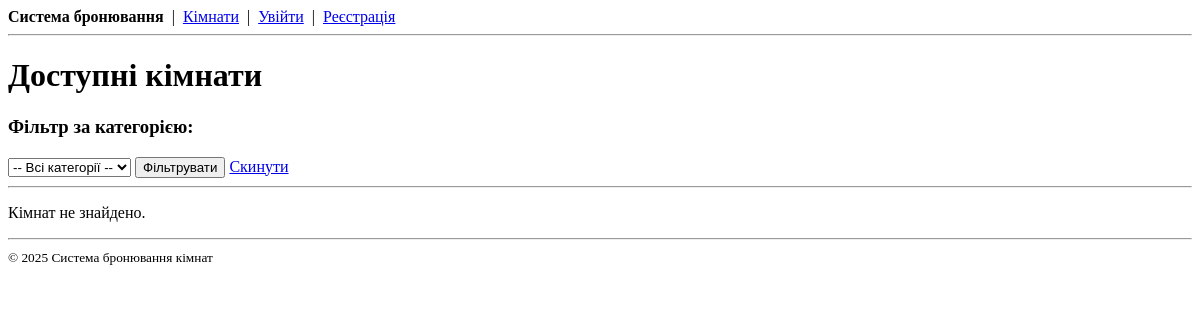
The app's page /, older data.
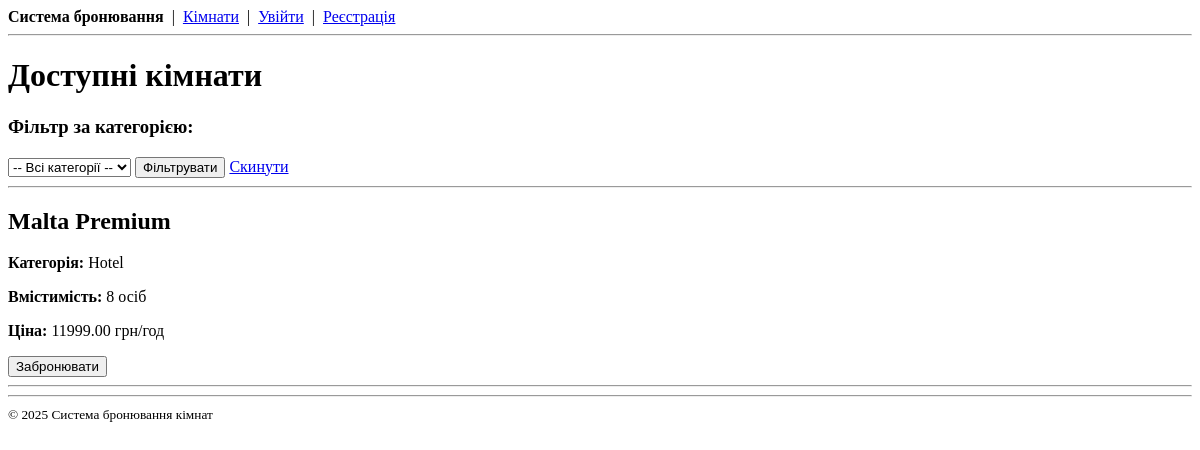
The same page, newer data.
### bookings/models.py (models this page shows, shortened)
class Room(models.Model):
    category = models.ForeignKey(
        RoomCategory, on_delete=models.SET_NULL, null=True,
        related_name='rooms', verbose_name="Категорія"
    )
    location = models.ForeignKey(
        Location, on_delete=models.SET_NULL, null=True, blank=True,
        related_name='rooms', verbose_name="Локація"
    )
    name = models.CharField(max_length=100, verbose_name="Назва кімнати/місця")
    capacity = models.PositiveIntegerField(verbose_name="Вмістимість")
    price = models.DecimalField(max_digits=10, decimal_places=2, verbose_name="Ціна")
    features = models.TextField(blank=True, verbose_name="Особливості (через кому)")
    class Meta:
        verbose_name = "Кімната"
        verbose_name_plural = "Кімнати"

class RoomCategory(models.Model):
    name = models.CharField(max_length=100, verbose_name="Назва категорії")
    description = models.TextField(blank=True, verbose_name="Опис")
    class Meta:
        verbose_name = "Категорія кімнати/місця"
        verbose_name_plural = "Категорії кімнат/місць"
    def __str__(self):
        return self.name

### bookings/views.py (the view)
# urls.py: path('', views.room_list, name='room_list'),
def room_list(request):
    category_id = request.GET.get('category')
    categories = RoomCategory.objects.all()
    if category_id:
        rooms = Room.objects.filter(category_id=category_id)
    else:
        rooms = Room.objects.all()
    return render(request, 'bookings/room_list.html', {
        'rooms': rooms,
        'categories': categories,
        'selected_category': category_id,
    })

### templates/bookings/room_list.html (shortened to what this page needs)
{% extends "bookings/base.html" %}
{% block content %}
<h1>Доступні кімнати</h1>
<h3>Фільтр за категорією:</h3>
<form method="get">
    <select name="category">
        <option value="">-- Всі категорії --</option>
    </select>
    <button type="submit">Фільтрувати</button>
    <a href="{% url 'room_list' %}">Скинути</a>
</form>
<hr>
{% if rooms %}
    {% for room in rooms %}
        <div>
            <h2>{{ room.name }}</h2>
            <p><strong>Категорія:</strong> {{ room.category }}</p>
            <p><strong>Вмістимість:</strong> {{ room.capacity }} осіб</p>
            <p><strong>Ціна:</strong> {{ room.price }} грн/год</p>
            <a href="{% url 'create_booking' room.id %}">
                <button>Забронювати</button>
            </a>
        </div>
        <hr>
    {% endfor %}
{% else %}
    <p>Кімнат не знайдено.</p>
{% endif %}
{% endblock %}

Row changes from the older to the newer data that the page shows:
added Room: name "Malta Premium", category "Hotel", capacity "8", price "11999.00"
Text that changed along with them:
text no longer shown: "Кімнат не знайдено."
